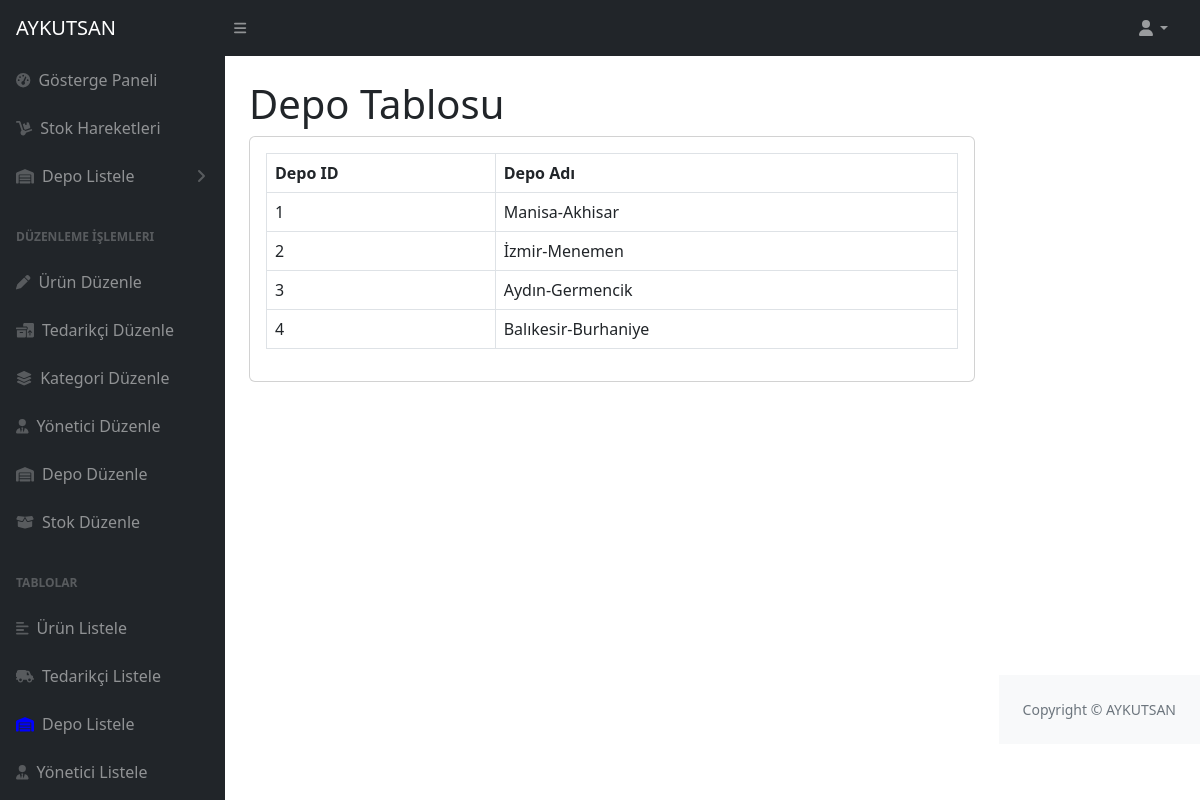
The page /depoListele.php (signed in) on the database its author committed.
### tables this page shows
CREATE TABLE `depolar` (
  `depo_id` int(11) NOT NULL,
  `depo_adi` varchar(255) NOT NULL
);

### depoTablo.php (the view, shortened to what this page needs)
<?php
include "02_baglan.php";
$sql = "SELECT depo_id, depo_adi FROM depolar";
$result = $conn->query($sql);
$table = '<table id="datatablesSimple" class="table table-bordered">
            <thead>
                <tr>
                    <th>Depo ID</th>
                    <th>Depo Adı</th>
                </tr>
            </thead>
            <tbody>';
if ($result->num_rows > 0) {
    while ($row = $result->fetch_assoc()) {
        $table .= '<tr>
                      <td>' . $row['depo_id'] . '</td>
                      <td>' . $row['depo_adi'] . '</td>
                   </tr>';
    }
} else {
    $table .= '<tr><td colspan="5">Tabloda hiç veri yok.</td></tr>';
}
$table .= '</tbody>
           </table>';
?>

### depoListele.php (shortened to what this page needs)
<html lang="en">
<head>
  <link href="https://cdn.jsdelivr.net/npm/simple-datatables@7.1.2/dist/style.min.css" rel="stylesheet" />
  <link href="css/styles.css" rel="stylesheet" />
</head>
<body class="sb-nav-fixed">
  <nav class="sb-topnav navbar navbar-expand navbar-dark bg-dark">
    <a class="navbar-brand ps-3" href="index.php">AYKUTSAN</a>
    <button class="btn btn-link btn-sm order-1 order-lg-0 me-4 me-lg-0" id="sidebarToggle" href="#!">
      <i class="fas fa-bars"></i>
    </button>
    <ul class="navbar-nav ms-auto ms-md-0 me-3 me-lg-4">
      <li class="nav-item dropdown">
        <a class="nav-link dropdown-toggle" id="navbarDropdown" href="#" role="button" data-bs-toggle="dropdown"
          aria-expanded="false"><i class="fas fa-user fa-fw"></i></a>
      </li>
    </ul>
  </nav>
  <div id="layoutSidenav">
    <div id="layoutSidenav_nav">
      <nav class="sb-sidenav accordion sb-sidenav-dark" id="sidenavAccordion">
        <div class="sb-sidenav-menu">
          <div class="nav">
            <a class="nav-link" href="index.php">
              <div class="sb-nav-link-icon">
                <i class="fas fa-tachometer-alt"></i>
              </div>
              Gösterge Paneli
            </a>
            <a class="nav-link" href="stokHareketleriListele.php">
              <div class="sb-nav-link-icon">
                <i class="fas fa-dolly"></i>
              </div>
              Stok Hareketleri
            </a>
            <a class="nav-link collapsed" href="#" data-bs-toggle="collapse" data-bs-target="#collapsePages"
              aria-expanded="false" aria-controls="collapsePages">
              <div class="sb-nav-link-icon"><i class="fas fa-warehouse"></i></div>
              Depo Listele
              <div class="sb-sidenav-collapse-arrow"><i class="fas fa-angle-down"></i></div>
            </a>
            <div class="sb-sidenav-menu-heading">Düzenleme İşlemleri</div>
            <a class="nav-link" href="urunDuzenleSayfa.php">
              <div class="sb-nav-link-icon">
                <i class="fa fa-pen"></i>
              </div>
              Ürün Düzenle
            </a>
            <a class="nav-link" href="tedarikciDuzenleSayfa.php">
              <div class="sb-nav-link-icon">
                <i class="fa fa-boxes-packing"></i>
              </div>
              Tedarikçi Düzenle
            </a>
            <a class="nav-link" href="kategoriDuzenleSayfa.php">
              <div class="sb-nav-link-icon">
                <i class="fa fa-layer-group"></i>
              </div>
              Kategori Düzenle
            </a>
            <a class="nav-link" href="yoneticiDuzenleSayfa.php">
              <div class="sb-nav-link-icon">
                <i class="fa fa-user-tie"></i>
              </div>
              Yönetici Düzenle
            </a>
            <a class="nav-link" href="depoDuzenleSayfa.php">
              <div class="sb-nav-link-icon">
                <i class="fa fa-warehouse"></i>
              </div>
              Depo Düzenle
            </a>
            <a class="nav-link" href="stokDuzenleSayfa.php">
              <div class="sb-nav-link-icon">
                <i class="fa fa-box-open"></i>
              </div>
              Stok Düzenle
            </a>
            <div class="sb-sidenav-menu-heading">Tablolar</div>
            <a class="nav-link" href="urunListele.php">
              <div class="sb-nav-link-icon">
                <i class="fa fa-align-left"></i>
              </div>
              Ürün Listele
            </a>
            <a class="nav-link" href="tedarikciListele.php">
              <div class="sb-nav-link-icon">
                <i class="fa fa-truck-field"></i>
              </div>
              Tedarikçi Listele
            </a>
            <a class="nav-link" href="depoListele.php">
              <div class="sb-nav-link-icon">
                <i class="fa fa-warehouse" style="color:blue"></i>
              </div>
              Depo Listele
            </a>
            <a class="nav-link" href="yoneticiListele.php">
              <div class="sb-nav-link-icon"><i class="fas fa-user-tie"></i></div>
              Yönetici Listele
            </a>
          </div>
        </div>
      </nav>
    </div>
    <div id="layoutSidenav_content">
      <div class="container-fluid px-4">
        <h1 class="mt-4">Depo Tablosu</h1>
        <div class="card mb-4">
          <div class="card-body">
            <?php include 'depoTablo.php' ?>
            <?php echo $table; ?>
          </div>
        </div>
      </div>
    </div>
    <footer class="py-4 bg-light mt-auto">
      <div class="container-fluid px-4">
        <div class="d-flex align-items-center justify-content-between small">
          <div class="text-muted">Copyright &copy; AYKUTSAN</div>
        </div>
      </div>
    </footer>
  </div>
</body>
</html>

### rows shown on the page
depolar: depo_id "1", depo_adi "Manisa-Akhisar"
depolar: depo_id "2", depo_adi "İzmir-Menemen"
depolar: depo_id "3", depo_adi "Aydın-Germencik"
depolar: depo_id "4", depo_adi "Balıkesir-Burhaniye"
